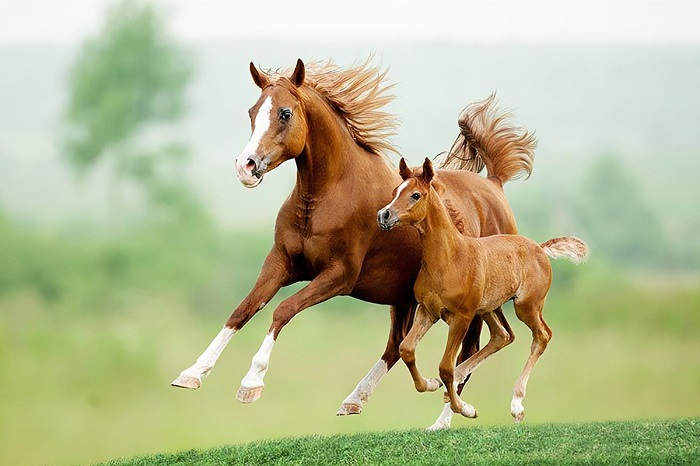
#> input picture DIP/1.jpg, 700 x 466 px
$ python Bit_Slicing.py
#> lines starting #> are read from the running program, lines starting #| are printed output that depends on the picture; after the words box and inside, x2 and y2 are one past the last pixel; in counts of white or black regions, pixels touching at a corner belong together
import matplotlib.pyplot as plt
import cv2
import numpy as np

def main():
	rgb = plt.imread('1.jpg')
#> rgb is the input picture: shape (466, 700, 3); mean R, G, B 182.1, 185.8, 145.7

	grayscale = cv2.cvtColor(rgb, cv2.COLOR_RGB2GRAY)
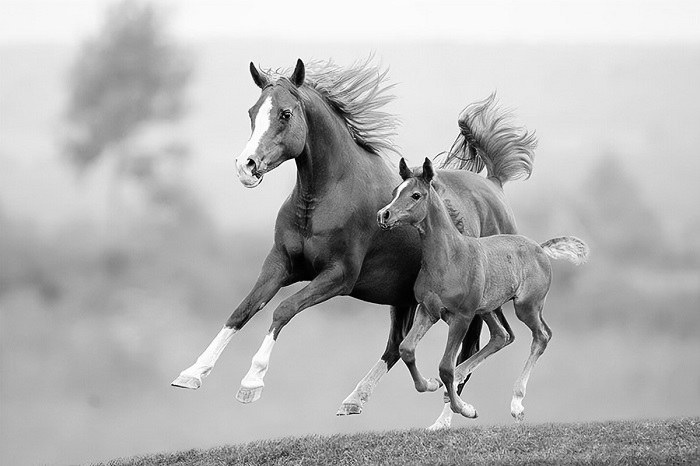
#> grayscale: shape (466, 700); min 0, max 255, mean 180.1
	_, binary = cv2.threshold(grayscale, 127, 255, cv2.THRESH_BINARY)
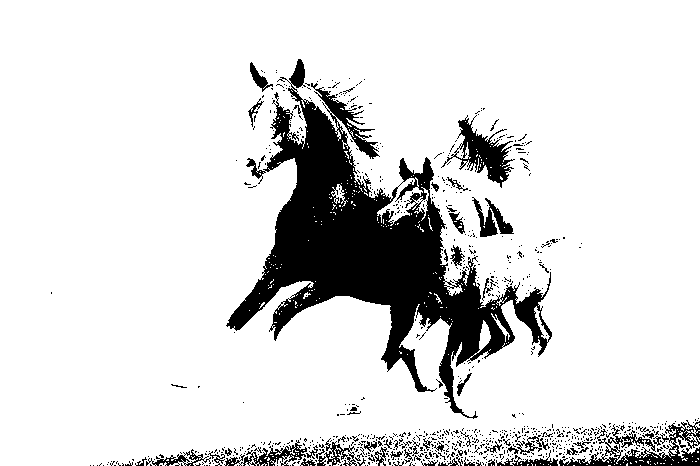
#> binary: shape (466, 700); 86.3% white; 836 black regions (775 under 20 px), largest, box (x1, y1, x2, y2) and area: (226, 59, 552, 419) 33090, (559, 420, 700, 466) 2197, (441, 115, 515, 188) 1736

	row, col = grayscale.shape
#> row = 466; col = 700

	mask = np.zeros((row, col), dtype=np.uint8)

	for i in range(100, 400):
		for j in range(200, 400):
			mask[i,j] = 255

	result = np.zeros((row, col), dtype=np.uint8)

	for i in range(row):
		for j in range(col):
			if mask[i,j] == 255:
				result[i,j] = grayscale[i,j]
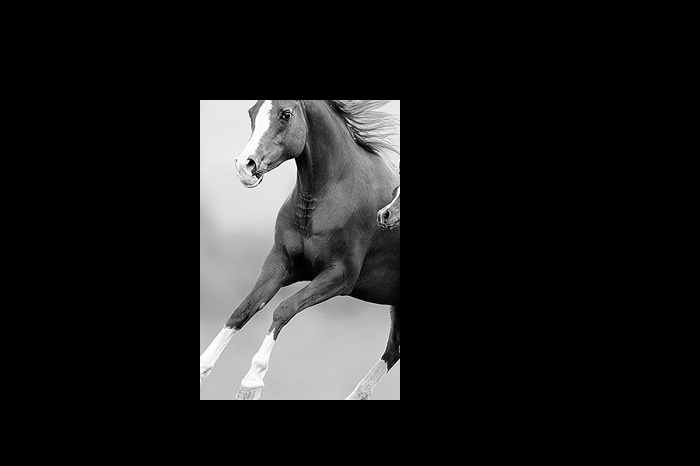
#> result: shape (466, 700); min 0, max 255, mean 27.6

	'''Bit slicing'''
	slice_img1 = np.zeros((row,col), dtype=np.uint8)
	slice_img2 = np.zeros((row,col), dtype=np.uint8)
	slice_img3 = np.zeros((row,col), dtype=np.uint8)
	slice_img4 = np.zeros((row,col), dtype=np.uint8)
	slice_img5 = np.zeros((row,col), dtype=np.uint8)
	slice_img6 = np.zeros((row,col), dtype=np.uint8)
	slice_img7 = np.zeros((row,col), dtype=np.uint8)
	slice_img8 = np.zeros((row,col), dtype=np.uint8)

	slice_imgs = [slice_img1, slice_img2, slice_img3, slice_img4, slice_img5, slice_img6, slice_img7, slice_img8]
	bit_operators = [1,2,4,8,16,32,64,128]

	for i in range(8):
		for j in range(row):
			for k in range(col):
				slice_imgs[i][j][k] = grayscale[j,k] & bit_operators[i]
#> after the loop, slice_imgs = 8 items


	img_set = [rgb, grayscale, mask, result]
	img_set = img_set + slice_imgs
#> img_set = 12 items
	title_set = ['RGB', 'Grayscale', 'Mask', 'Result']
	title_set = title_set + ['Slice1', 'Slice2', 'Slice3', 'Slice4', 'Slice5', 'Slice6', 'Slice7', 'Slice8']

	plot_img(img_set, title_set)

def plot_img(img_set, title_set):
	n = len(img_set)
#> n = 12
	plt.figure(figsize=(15,15))

	for i in range(n):
		plt.subplot(3,4,i+1)
		plt.title(title_set[i])
		ch = len(img_set[i].shape)

		if ch == 3:
			plt.imshow(img_set[i])
		else:
			plt.imshow(img_set[i], cmap='gray')
	plt.show()
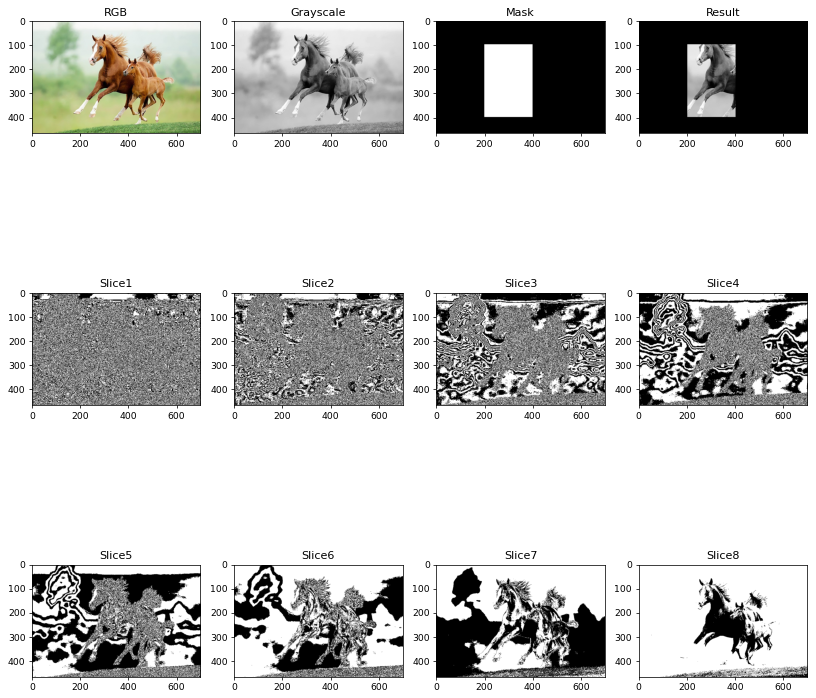
#> figure drawn by matplotlib, 12 panels

'''b0 = (rgb >> 0) & 1


plt.subplots(figsize=(40,10))

plt.subplot(2, 4, 1)
plt.imshow(b0, cmap = 'gray')
plt.title('bit 0')'''
if __name__ == '__main__':
	main()
